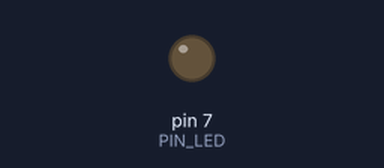
A sketch run on a simulated Arduino Uno, built with avr-gcc and run on an emulated ATmega328P. On the bench: output pins drawn as LEDs (lit = HIGH). Dashed ring = blinking. At 2.0 s the program stops and its outputs stay as they are.

Above: at 0.5 s.
At 1.85 s:
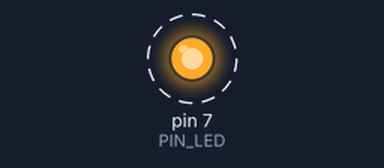
Timing chart, 0 to 3.0 s (numbered marks = the images above):
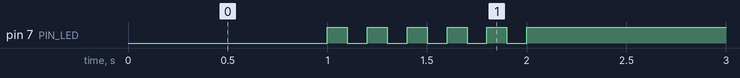

Measured:
- by itself, pin 7 (PIN_LED): alternates HIGH for 0.10 s and LOW for 0.10 s, 11 changes in all, then stays HIGH

The sketch:

05_practice_2.ino
```cpp
#define PIN_LED 7
unsigned int count, toggle;

void setup() {
  pinMode(PIN_LED, OUTPUT);
  digitalWrite(PIN_LED, 0);
  count = toggle = 0;
}

void loop() {
  delay(1000);
  while(count < 10) {
    toggle = toggle_state(toggle);
    digitalWrite(PIN_LED, toggle);
    delay(100);
    count += 1;
    Serial.println(count);
  }
  digitalWrite(PIN_LED, 1);
  while(1){}
}

int toggle_state(int toggle) {
  if (toggle == 1) {
    return 0;
  }else {
    return 1;
  }
}
```
